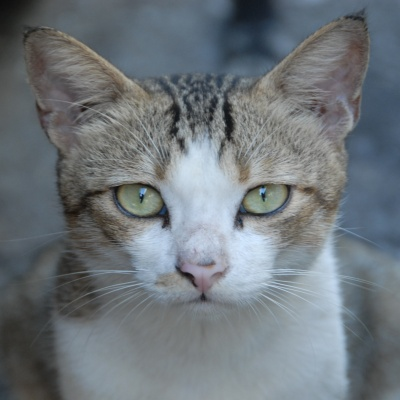
#> input picture CV_Project2/images/cat.jpg, 400 x 400 px
$ python -i part2.py   (imports and definitions only)
#> lines starting #> are read from the running program, lines starting #| are printed output that depends on the picture; after the words box and inside, x2 and y2 are one past the last pixel; in counts of white or black regions, pixels touching at a corner belong together
#> further down, picture is the input picture: shape (400, 400, 3); mean B, G, R 122.7, 117.4, 110.1
import numpy as np
import moviepy.video.io.VideoFileClip as mpy
import moviepy.editor as mpy_
import cv2
from part1 import take_derivative, lucas_kanade
import collections
import datetime

def blurring(frame):                                                    # duvardan OF çıkarılabilir bir veri elde etmek için blurlama ve edge detection işlemi
    blur = cv2.GaussianBlur(frame,(11,11),0)
    canny = cv2.Canny(blur, 50, 50)
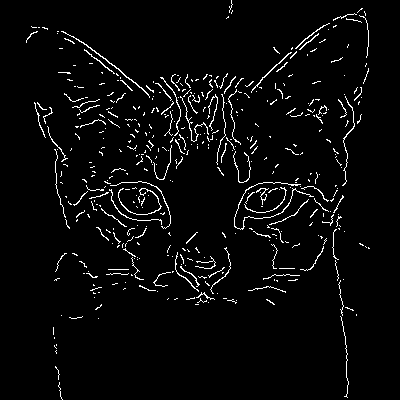
#> canny: shape (400, 400); 3.6% white in thin lines or dots, all inside (x1, y1, x2, y2) = (26, 0, 370, 400)
    kernel = cv2.getStructuringElement(cv2.MORPH_ELLIPSE, (5, 5))
    result = cv2.dilate(canny, kernel)
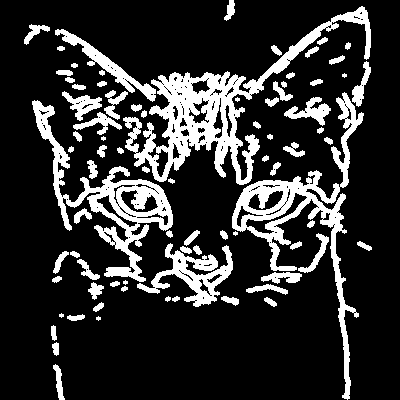
#> result: shape (400, 400); 18.6% white; 80 white regions (7 under 20 px), largest, box (x1, y1, x2, y2) and area: (123, 6, 371, 185) 8401, (232, 92, 364, 400) 5795, (32, 100, 173, 282) 5129
    return result

def hand_getter(frame):                                 #görseldeki eli threshold lar vasıtasıyla tespit etmek için
    green = frame[:,:,1]
    green[frame[:,:,0]>200] = 0
    green[frame[:,:,2]>200] = 0
    green[green<200] = 0

    return green

def get_hand(walker_frame):                             #tespit edilen elin konumunu almak işlemi
    green = hand_getter(walker_frame)
    green = cv2.GaussianBlur(green,(111,111),0)
    green[green<10] = 0
    green[green>10] = 255

    hands = np.ma.masked_equal(green,0)

    coor_hands = np.nonzero(hands)
    coor_hands[0][coor_hands[0]>400] = 0
    coor_hands[1][coor_hands[0]==0] = 0
    right_hand = np.ma.masked_equal(coor_hands,0)

    return right_hand

def get_center(frame1,frame2):                                  #bir önceki frame deki el ile şuanki eli kapsayacak kadar geniş en dar alanı tespit etmek için
    right_hand1 = get_hand(np.copy(frame1))
    right_hand2 = get_hand(np.copy(frame2))

    m_r = max(np.max(right_hand1[0]),np.max(right_hand2[0]))
    m_l = min(np.min(right_hand1[0]),np.min(right_hand2[0]))
    m_d = max(np.max(right_hand1[1]),np.max(right_hand2[1]))
    m_u = min(np.min(right_hand1[1]),np.min(right_hand2[1]))

    center_x = int((m_r+m_l)/2)
    center_y = int((m_d+m_u)/2)
    width_half = int(max(m_r-m_l,m_d-m_u)/2)

    return (center_x,center_y),width_half

# [73 lines not run here, left out]

>>> import cv2
>>> picture = cv2.imread('../CV_Project2/images/cat.jpg')
>>> result = blurring(picture)

$ run again, on CV_Project2/images/deniro.jpg
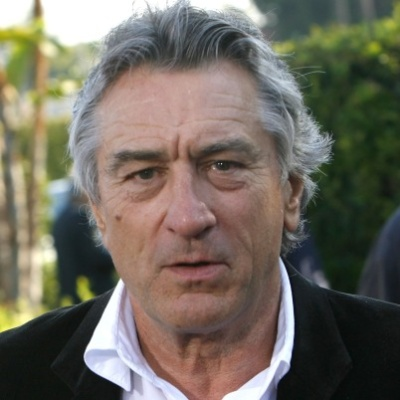
#> input picture CV_Project2/images/deniro.jpg, 400 x 400 px
#> picture is the input picture: shape (400, 400, 3); mean B, G, R 94.9, 106.3, 112.4
#> in blurring, `canny = cv2.Canny(blur, 50, 50)`:
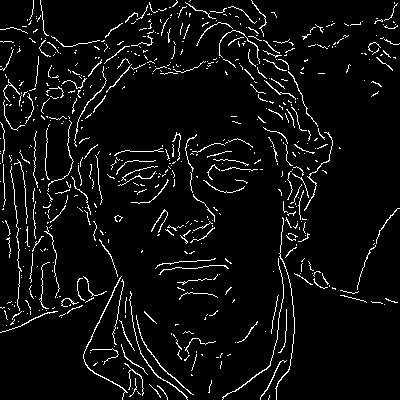
#> canny: shape (400, 400); 5.4% white in thin lines or dots
#> in blurring, `result = cv2.dilate(canny, kernel)`:
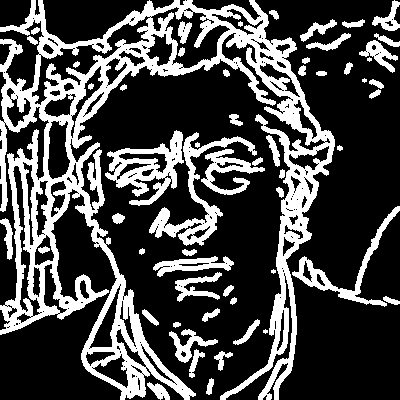
#> result: shape (400, 400); 28.3% white; 57 white regions (4 under 20 px), largest, box (x1, y1, x2, y2) and area: (0, 0, 335, 400) 31432, (105, 130, 184, 206) 2356, (149, 132, 257, 246) 2213

$ run again, on CV_Project2/images/panda.jpg
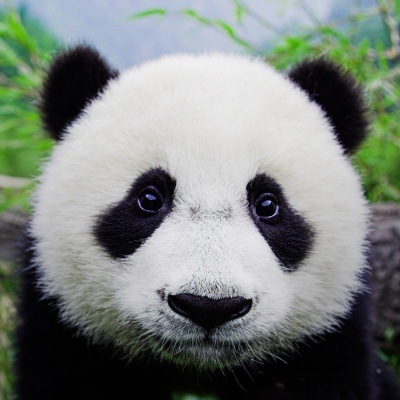
#> input picture CV_Project2/images/panda.jpg, 400 x 400 px
#> picture is the input picture: shape (400, 400, 3); mean B, G, R 124, 128.8, 121.6
#> in blurring, `canny = cv2.Canny(blur, 50, 50)`:
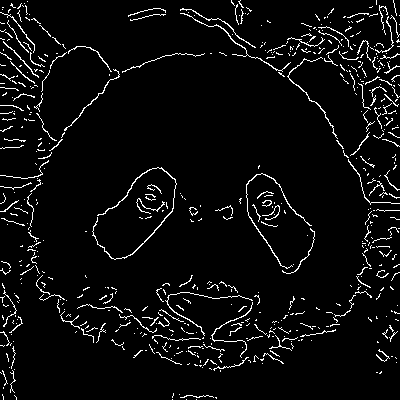
#> canny: shape (400, 400); 4.8% white in thin lines or dots
#> in blurring, `result = cv2.dilate(canny, kernel)`:
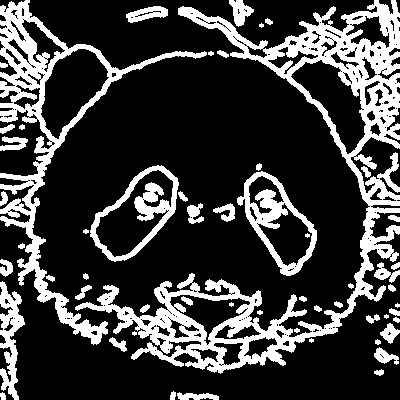
#> result: shape (400, 400); 24.2% white; 56 white regions (7 under 20 px), largest, box (x1, y1, x2, y2) and area: (75, 0, 400, 374) 19825, (0, 0, 207, 345) 8822, (237, 171, 317, 276) 2293
